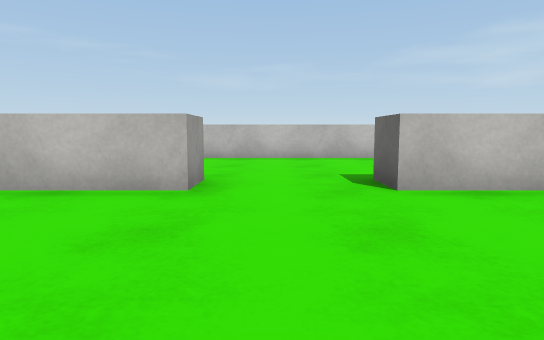
view 1 (above)

21 first-person views from a walk through a scene from a Unity 3-D project. The camera is 0.68 m above the floor, tilts 6° down and sees 75° across. The floor is counted in squares, 1 m on a side. Each view is taken from the middle of a square. On the plan, view 1 faces up. The plan holds only what a view shows up to about 10 squares ahead; the rest is blank. The place goes on beyond the plan. Surface patterns are stand-ins for the level's own textures.

view 2
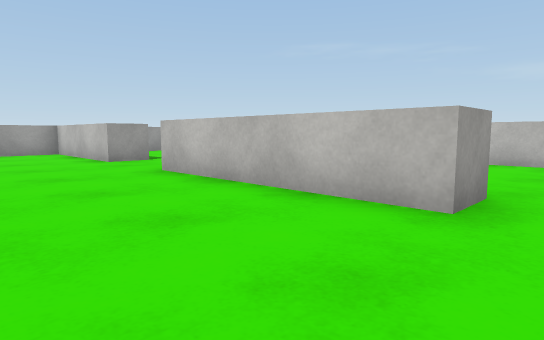

view 3
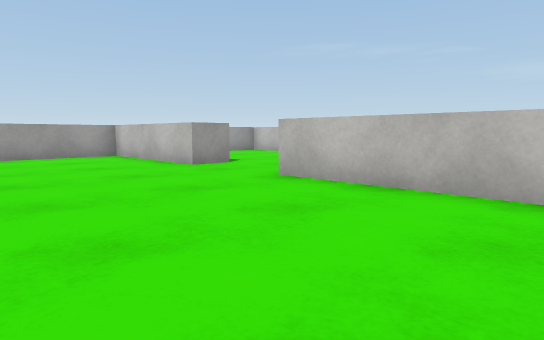

view 4
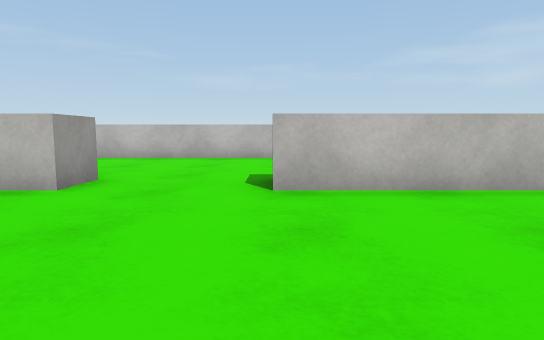

view 5
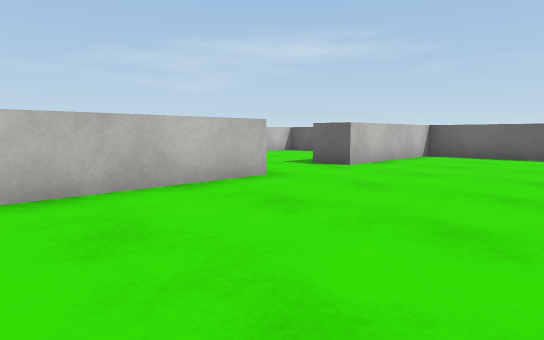

view 6
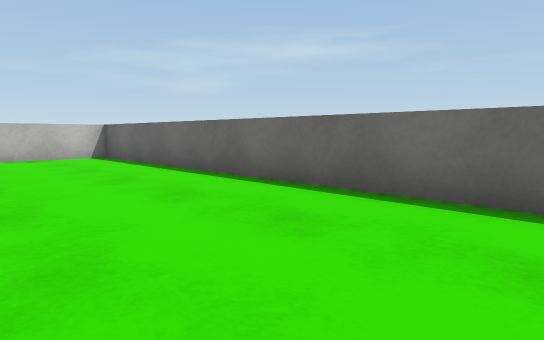

view 7
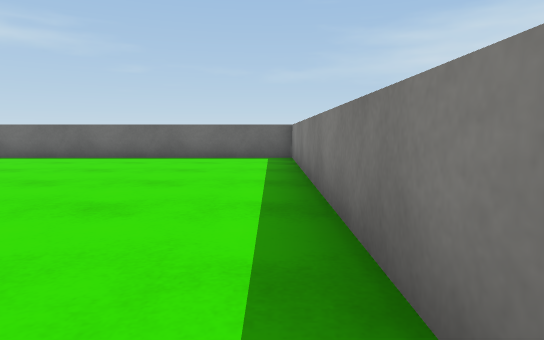

view 8
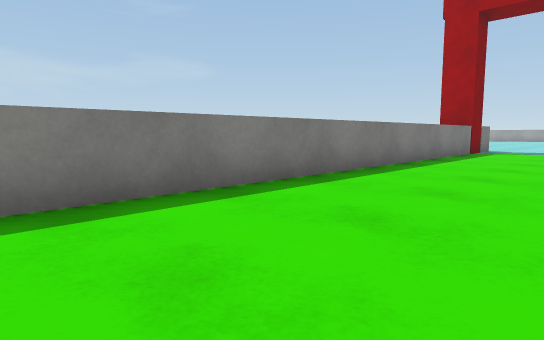

view 9
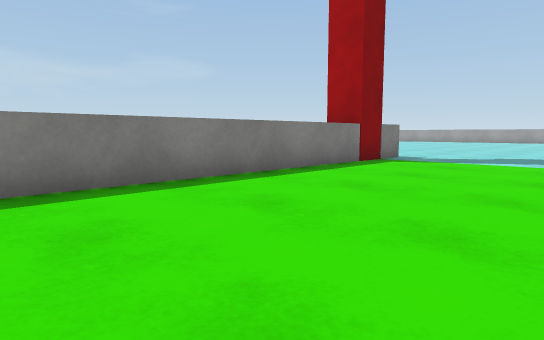

view 10
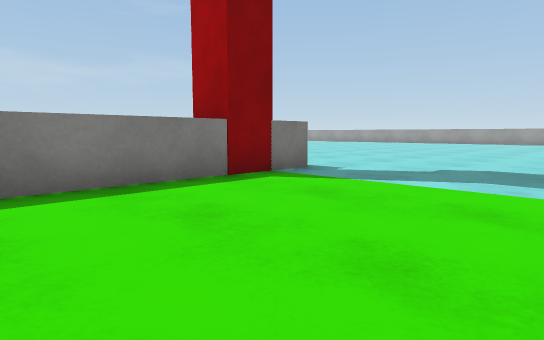

view 11
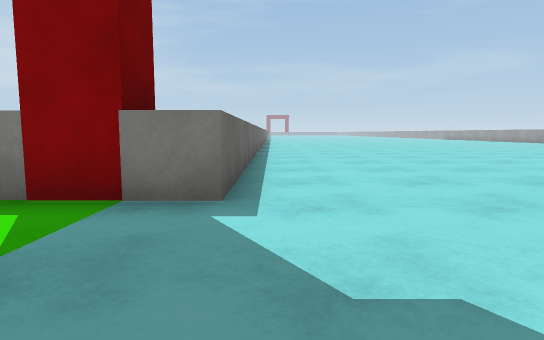

view 12
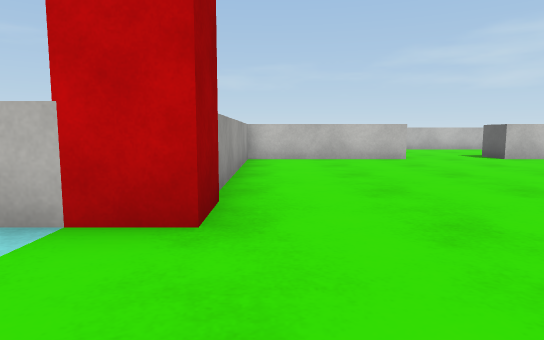

view 13
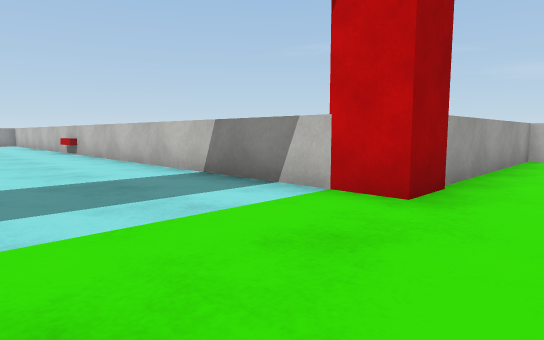

view 14
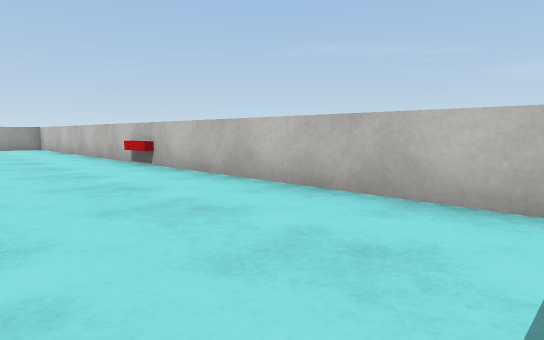

view 15
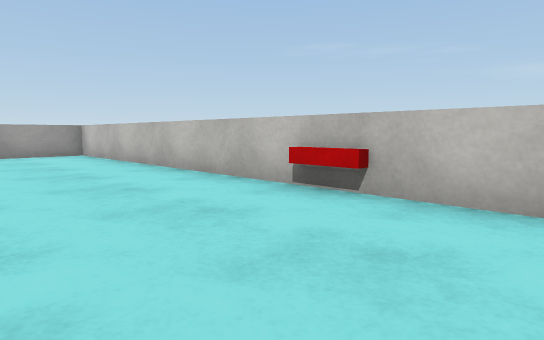

view 16
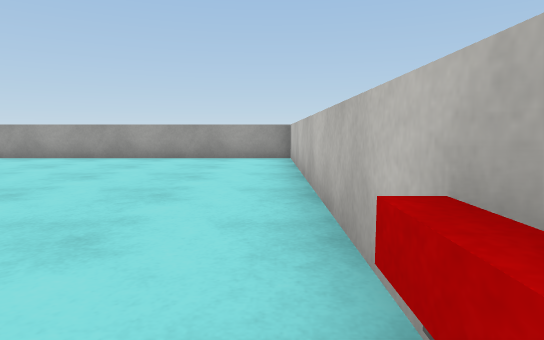

view 17
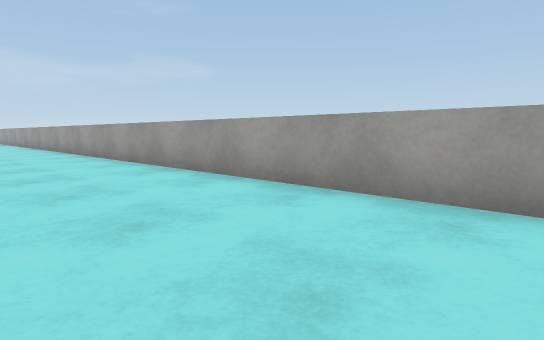

view 18
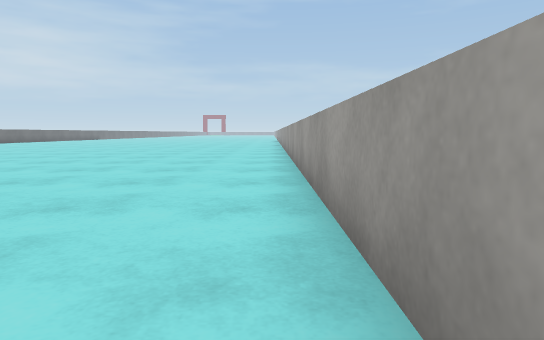

view 19
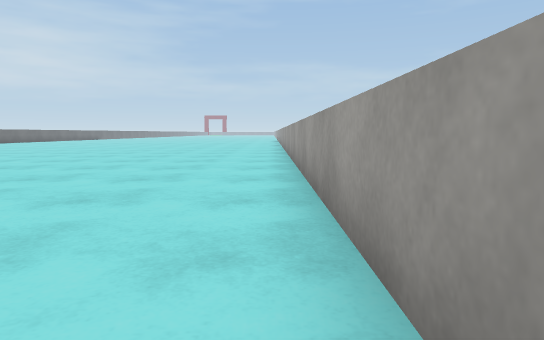

view 20
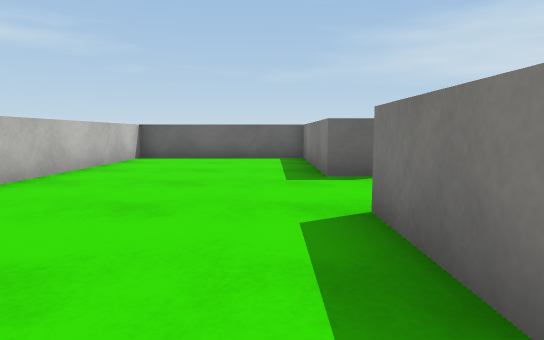

view 21
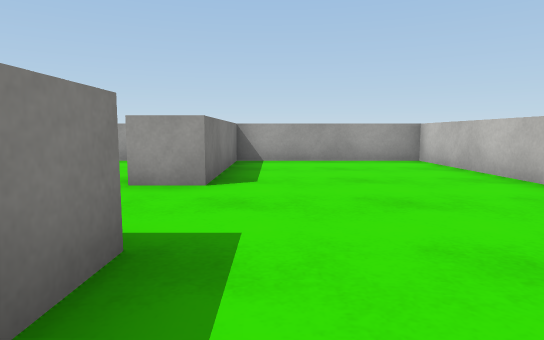

### Floor plan
Points are (right, up) in squares from view 1. A wall is a line through its corners. A room is listed if a view was taken in it or the views show most of it. See-through windows are left out.
Room 1 (views 1, 2, 3, 4, 5, 6, 7, 8, 9, 10, 11, 12, 13, 14, 15, 16, 17, 18, 19, 20, 21)
walls: (-13.5, -10.5) (-13.5, -9.5); (-14.5, -15.5) (-14.5, -9.5) (5.4, -9.5); (-3, 5.1) (-1, 5.1) (-1, 4.1) (-6, 4.1) (-6, 5.1) (-5, 5.1); (-5.9, 9.6) (-12.6, 9.6) (-12.6, 5.1) (-8.5, 5.1) (-8.5, 4.1) (-12.6, 4.1) (-12.6, -2.5) (-32.5, -2.5) (-32.5, -15.5); (5.7, -9.6) (5.7, 4.1) (1.5, 4.1) (1.5, 5.1) (5.7, 5.1) (5.7, 9.6) (-2.1, 9.6)
low walls: (-23, -2.7) (-24, -2.7)

Positions as (right, up) in squares from view 1, and headings:
1: (0, 0), facing up
2: (0, 1), facing up-left
3: (-2, 0), facing up-left
4: (-6, 0), facing up
5: (-5, 0), facing up-right
6: (2, -6), facing up-right
7: (-4, -9), facing right
8: (0, -6), facing down-left
9: (-5, -5), facing down-left
10: (-9, -5), facing down-left
11: (-15, -6), facing down
12: (-12, -5), facing up
13: (-11, -6), facing up-left
14: (-16, -6), facing up-left
15: (-21, -6), facing up-left
16: (-23, -3), facing left
17: (-29, -5), facing down-left
18: (-32, -6), facing down
19: (-32, -4), facing down
20: (-4, 6), facing right
21: (-4, 6), facing left
